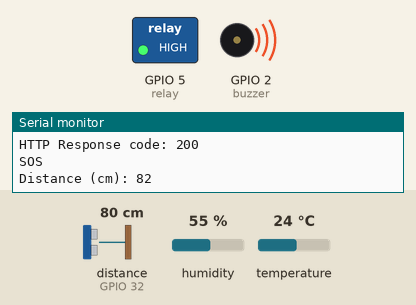
The sketch below on a simulated ESP32. Shown: switched loads named in the sketch (green lamp = pin HIGH), buzzer (waves = sounding, pin HIGH), the last lines printed to the serial monitor. Wiring (inferred from the names in the program): ultrasonic range finder: trigger GPIO 33; echo GPIO 32. The test bench sets the inputs (shaded band); at power-on: humidity 55 %, distance to the obstacle (sensor on GPIO 32) 80 cm, temperature 24 °C. The echo pulse lasts 58.3 µs per cm; WiFi joins after 1.5 s; servers stay silent unless stated; uploads are accepted with an empty reply; no radio packets arrive unless stated; pins used as bus, display or sensor lines are not drawn.

Above: at 2.8 s.
2.9 s: humidity set to 52 %
6.0 s: humidity set to 49 %
At 9.7 s:
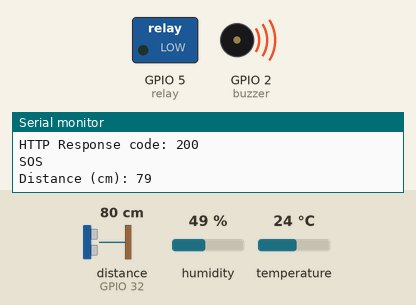
17.9 s: humidity set to 68 %
At 21.7 s:
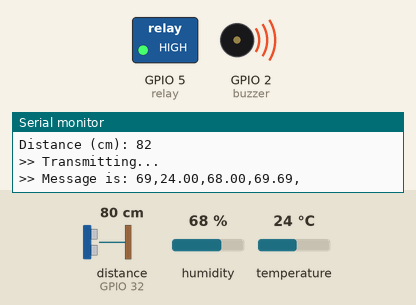
21.9 s: humidity set to 22 %
At 25.7 s:
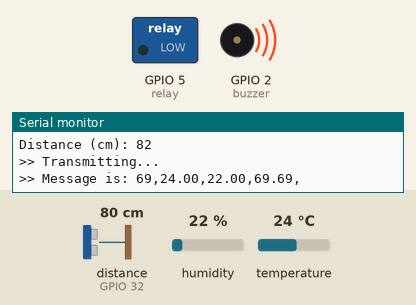
Timing chart, 0 to 27.0 s (numbered marks = the images above; inputs shaded):
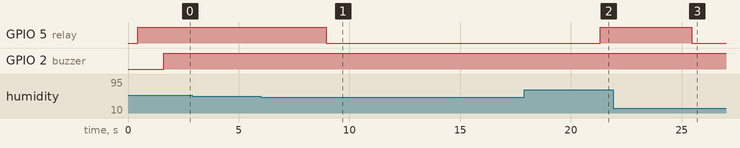

Measured:
- the behaviour switches between 51 and 50 % on humidity (found by bisection; images 0 and 1)
- after the input at 6.0 s, GPIO 5 (relay): HIGH → LOW after 3.0 s
- after the input at 17.9 s, GPIO 5 (relay): LOW → HIGH after 3.4 s
- after the input at 21.9 s, GPIO 5 (relay): HIGH → LOW after 3.5 s

The sketch:

sensors.ino
```cpp
#include <WiFi.h>
#include <HTTPClient.h>
#include <RH_RF95.h>
#include <SPI.h>
#include <DHT.h>

#define relay 5
#define buzzer 2

#include "lora.h"
#include "wifi.h"

String serverName = "http://192.168.4.1/get?input_data=";

const int trigPin = 33;
const int echoPin = 32;

#define SOUND_SPEED 0.034

long duration;
int distanceCm;

void setup ()
{
  Serial.begin(115200);

  pinMode(buzzer, OUTPUT);
  pinMode(relay, OUTPUT);
  pinMode(trigPin, OUTPUT); // Sets the trigPin as an Output
  pinMode(echoPin, INPUT); // Sets the echoPin as an Input

   xTaskCreatePinnedToCore(lora_thread, "thread for lora", 10240, NULL, 1, &loraThread, 1);

  connection();
}

void loop ()
{

  digitalWrite(trigPin, LOW);
  delayMicroseconds(2);
  // Sets the trigPin on HIGH state for 10 micro seconds
  digitalWrite(trigPin, HIGH);
  delayMicroseconds(10);
  digitalWrite(trigPin, LOW);

  // Reads the echoPin, returns the sound wave travel time in microseconds
  duration = pulseIn(echoPin, HIGH);

  // Calculate the distance
  distanceCm = duration * SOUND_SPEED / 2;

  if (distanceCm > 30) {
    Serial.println("SOS");
    digitalWrite(buzzer, HIGH);
  } else {
    digitalWrite(buzzer, LOW);
  }

  // Prints the distance in the Serial Monitor
  Serial.print("Distance (cm): ");
  Serial.println(distanceCm);
  delay(250);
  if (WiFi.status() == WL_CONNECTED) {
    HTTPClient http;

    String serverPath = serverName + String(distanceCm);

    http.begin(serverPath.c_str());
    int httpResponseCode = http.GET();

    if (httpResponseCode > 0) {
      Serial.print("HTTP Response code: ");
      Serial.println(httpResponseCode);
      String payload = http.getString();
      Serial.println(payload);
    }
    else {
      Serial.print("Error code: ");
      Serial.println(httpResponseCode);
    }
    // Free resources
    http.end();
  }
  else {
    Serial.println("WiFi Disconnected");
    connection();
  }
  vTaskResume( loraThread );
}
```

lora.h
```cpp
#define DHTPIN 4
#define DHTTYPE DHT11
DHT dht(DHTPIN, DHTTYPE);

float RF95_FREQ = 433.0;
#define RFM95_CS 26
#define RFM95_RST 12
#define RFM95_INT 25
RH_RF95 rf95(RFM95_CS, RFM95_INT);
char nodeMessage[50];                                                       //Define Node ID. Change here (1).
uint8_t numNode1 = '6';                                                     //Change here (2).
uint8_t numNode2 = '9';                                                     //Change here (3).
int replyNum = 0;
int reTry = 0;
char nodeTemperature[10];
char nodeHumidity[10];
char nodeValue[10];

uint8_t buf[RH_RF95_MAX_MESSAGE_LEN];                                       //Reply data array.
uint8_t len = sizeof(buf);                                                  //Reply data length.

float numTemperature;
float numHumidity;
float numValue = 69.69;

TaskHandle_t loraThread;


void lora_thread (void *parameter)
{
  pinMode(RFM95_RST, OUTPUT);
  digitalWrite(RFM95_RST, HIGH);
  Serial.println(">> LoRa Client TX Test!");
  Serial.println(">> Process begins..");
  dht.begin();
  delay(200);
  digitalWrite(RFM95_RST, LOW);                                             //Manual reset.
  delay(10);
  digitalWrite(RFM95_RST, HIGH);
  delay(10);

  if (!rf95.init())
    Serial.println(">> LoRa initialization is failed!");
  else
    Serial.println(">> LoRa initialized successfully.");


  if (!rf95.setFrequency(RF95_FREQ)) {                                      //Defaults after init are 434.0MHz, modulation GFSK_Rb250Fd250, +13dbM.
    Serial.println(">> SetFrequency failed!");
    while (1);
  }

  Serial.print(">> Set Freq to: ");
  Serial.println(RF95_FREQ);

  //Defaults after init are 434.0MHz, 13dBm, Bw = 125 kHz, Cr = 4/5, Sf = 128chips/symbol, CRC on
  //The default transmitter power is 13dBm, using PA_BOOST.
  //If you are using RFM95/96/97/98 modules which uses the PA_BOOST transmitter pin, then you can set transmitter powers from 2 to 20 dBm:
  rf95.setTxPower(20, false);

  Serial.println(">> Setup is done.");
  Serial.println("***********************************************");
  delay(200);

  while (1) {
    replyNum = 0;
    reTry = 0;

    numTemperature = dht.readTemperature();
    numHumidity = dht.readHumidity();
    Serial.println(numTemperature);
    Serial.println(numHumidity);

    if (numHumidity > 50) {
      digitalWrite(relay, HIGH);
    } else {
      digitalWrite(relay, LOW);
    }

    delay(200);

    memset(nodeMessage, 0, 50);
    memset(nodeTemperature, 0, 10);
    memset(nodeHumidity, 0, 10);
    memset(nodeValue, 0, 10);
    strcpy(nodeMessage, "69");                                                //Change here (4).

    Serial.println(">> Transmitting...");

    dtostrf(numTemperature, 5, 2, nodeTemperature);                           //Convert float to char.
    dtostrf(numHumidity, 5, 2, nodeHumidity);
    dtostrf(numValue, 5, 2, nodeValue);

    strcat(nodeMessage, ",");
    strcat(nodeMessage, nodeTemperature);
    strcat(nodeMessage, ",");
    strcat(nodeMessage, nodeHumidity);
    strcat(nodeMessage, ",");
    strcat(nodeMessage, nodeValue);
    strcat(nodeMessage, ",");
    Serial.print(">> Message is: ");
    Serial.println(nodeMessage);

    do
    {
      reTry += 1;

      rf95.send((uint8_t *) nodeMessage, strlen((char*)nodeMessage));         //Send LoRa Data.
      rf95.waitPacketSent();

      if (rf95.waitAvailableTimeout(1000))                                    //Should be a reply message for us now.
      {
        if (rf95.recv(buf, &len))                                             //Check if reply message is correct.
        {
          if ((buf[0] == numNode1) && (buf[1] == numNode2))                   //Check if reply message has the our node ID.
          {
            Serial.print(">> Got Reply: ");                                   //Print reply.
            Serial.println((char*)buf);
            Serial.print(">> RSSI: ");
            Serial.println(rf95.lastRssi(), DEC);
            Serial.println("***********************************************");
            replyNum = 1;
            delay(200);
          }
          else
          {
            Serial.println(">> No reply from server...");
            replyNum = 0;
          }
        }
      }
      else
      {
        Serial.println(">> No reply, Is there a listener around?");           //No signal reply.
        replyNum = 0;
        delay(200);
      }
      memset(buf, 0, RH_RF95_MAX_MESSAGE_LEN);
    } while (!replyNum && reTry < 3);

    if (reTry == 3) Serial.println("***********************************************");
    vTaskSuspend( loraThread );
  }

}
```

wifi.h
```cpp
const char* ssid = "gateway_esp32";
const char* password = "12345678";


void connection ()
{

  WiFi.begin(ssid, password);
  Serial.println("Connecting");
  while (WiFi.status() != WL_CONNECTED) {
    delay(200);
    Serial.print(".");
  }
  Serial.println("");
  Serial.print("Connected to WiFi network with IP Address: ");
  Serial.println(WiFi.localIP());

  Serial.println("Timer set to 5 seconds (timerDelay variable), it will take 5 seconds before publishing the first reading.");

}
```
